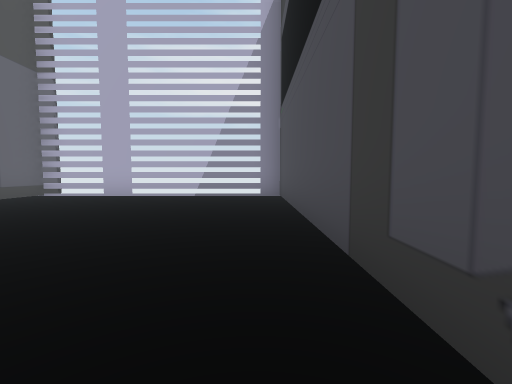
[1] (above)

17 first-person views from a walk through a Unity game level. The camera is 1.2 m above the floor, tilts 4° down and sees 90° across. The floor is counted in squares, 2 m on a side. Each view is taken from the middle of a square. On the plan, view 1 faces up. The plan holds only what a view shows up to about 9 squares ahead; the rest is blank. The place goes on beyond the plan. The player character is not drawn. Some surface patterns are stand-ins.

[2]
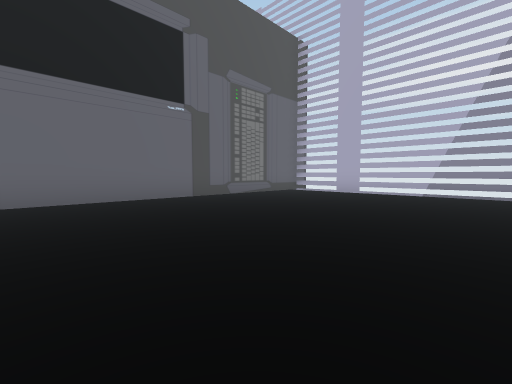

[3]
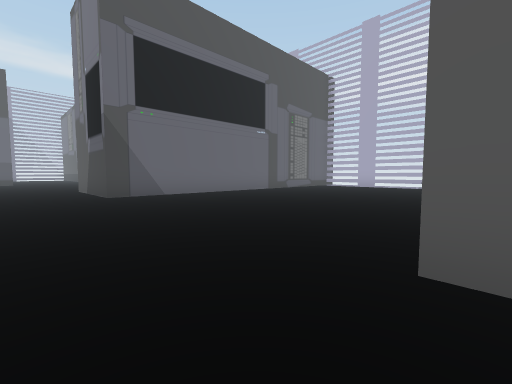

[4]
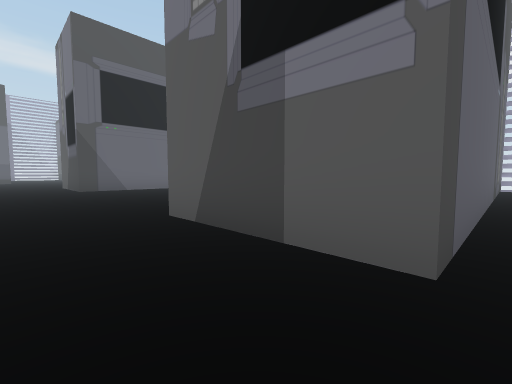

[5]
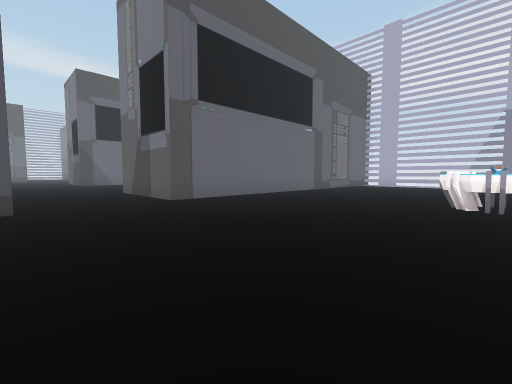

[6]
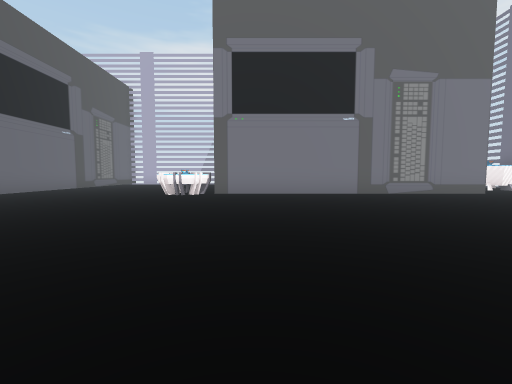

[7]
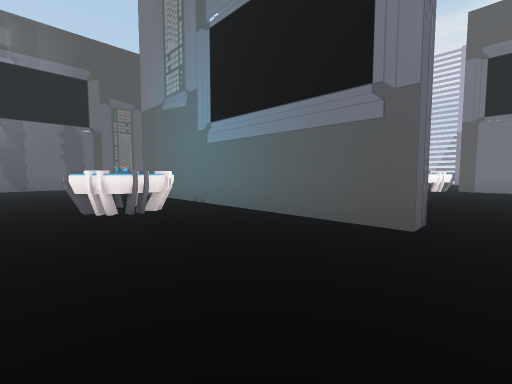

[8]
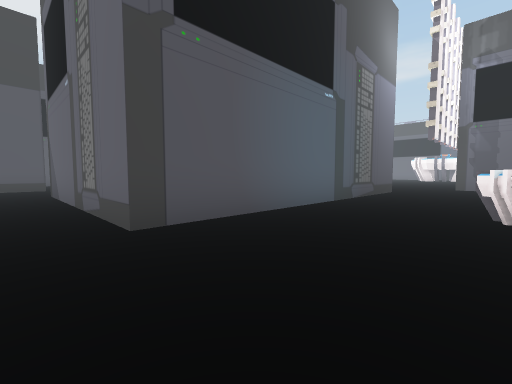

[9]
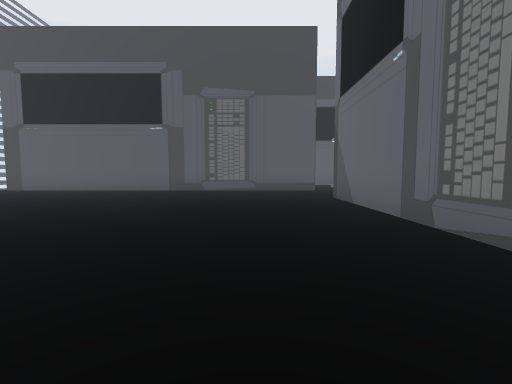

[10]
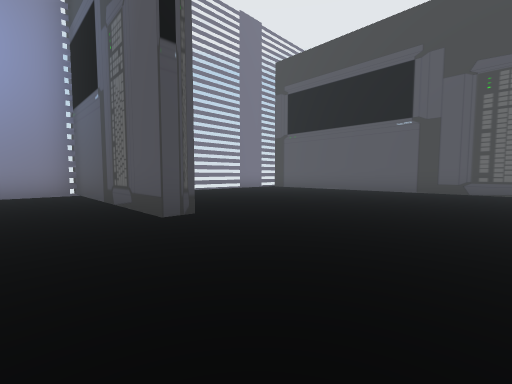

[11]
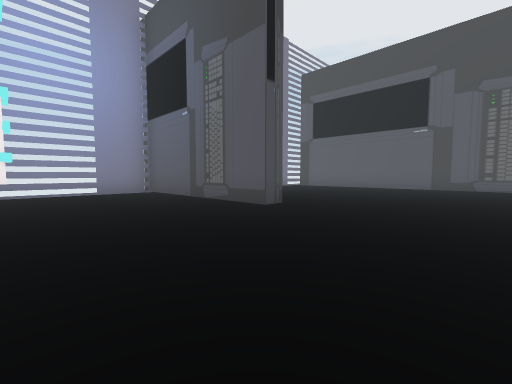

[12]
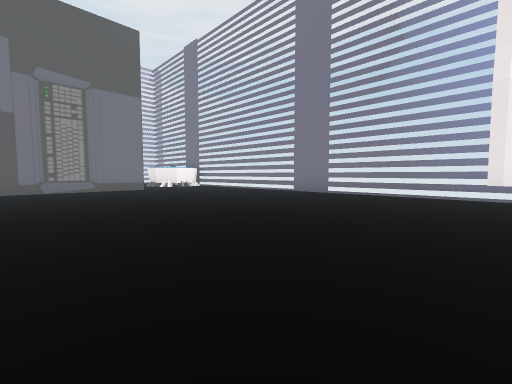

[13]
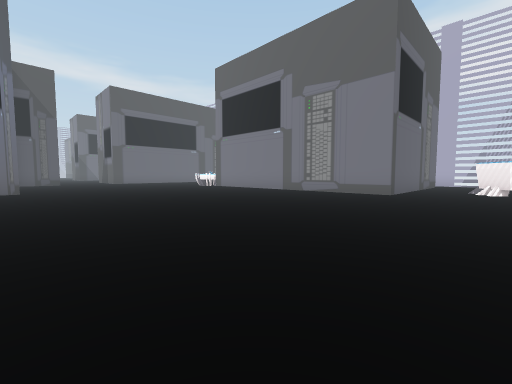

[14]
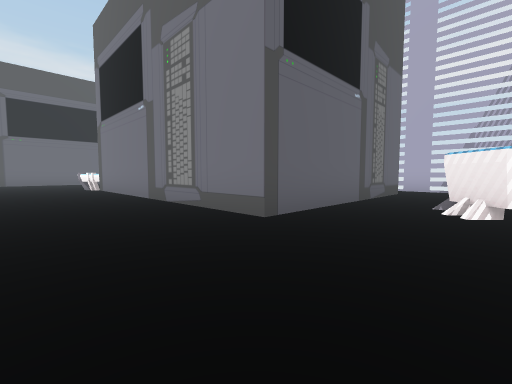

[15]
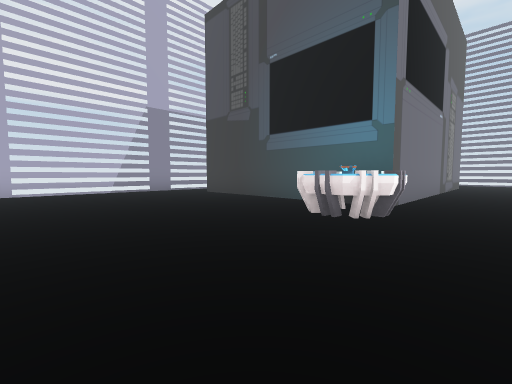

[16]
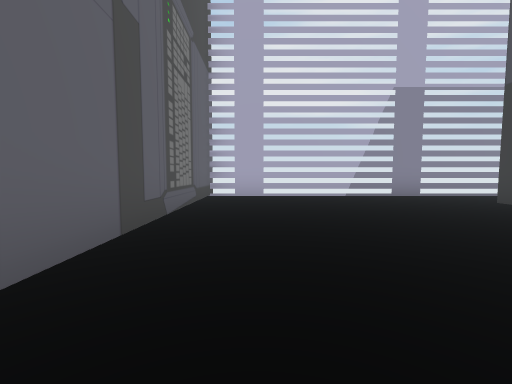

[17]
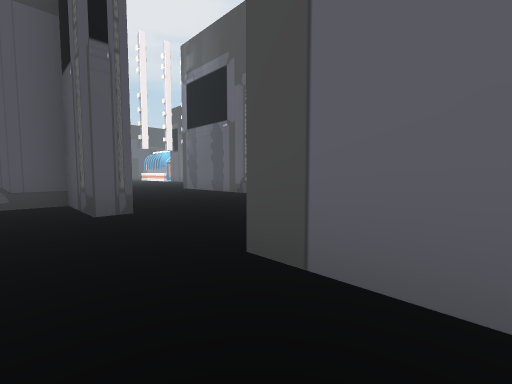

### Floor plan
Points are (right, up) in squares from view 1. A wall is a line through its corners. A room is listed if a view was taken in it or the views show most of it. See-through windows are left out.
Room 1 (views 1, 2)
walls: (0.7, 0.5) (0.7, 7) (-5.9, 7); (-5.8, 7.5) (-5.8, -3.4)
ways out: opening at (0, -5) to room 2; opening at (-5, -4.5)
Room 2 (views 3, 4, 5, 6, 7, 8, 9, 10, 11, 12, 13, 14, 15, 16, 17)
walls: (10.3, -7.5) (10.3, -8.1) (3.6, -8.1); (16.2, -14) (16.2, -13.5) (20.5, -13.5); (19.7, -10.2) (19.7, -9.6); (3.6, -5.9) (4.1, -5.9) (4.1, -7.6) (5.1, -7.6); (2.1, -12.7) (10.1, -12.7) (10.1, -18.4); (-0.2, -7.6) (-0.2, -11.5); (17.7, 5.1) (17.7, -0.5) (9.8, -0.5) (9.8, 5.1); (11.8, 7) (3.6, 7); (9.9, -21) (20.5, -21); (18.6, 7) (17.2, 7); (3.7, 7.5) (3.7, -3.4) (0.6, -3.4)
ways out: opening at (0, -5) to room 1; opening at (1, -11.7); opening at (10, -19.5)
objects: other object (6, -10) to (7, -9); other object (8, -1) to (9, 0); other object (20, 2) to (20, 3)

Where each view was taken, in squares from view 1:
view 1: 0 up, 0 right, facing up
view 2: 1 down, 0 right, facing up-left
view 3: 5 down, 1 right, facing up-left
view 4: 5 down, 4 right, facing up-left
view 5: 6 down, 9 right, facing up-left
view 6: 8 down, 11 right, facing up
view 7: 11 down, 11 right, facing up-left
view 8: 10 down, 11 right, facing down-left
view 9: 12 down, 12 right, facing down
view 10: 12 down, 13 right, facing down-right
view 11: 10 down, 13 right, facing down-right
view 12: 10 down, 14 right, facing up-right
view 13: 8 down, 20 right, facing up-left
view 14: 3 down, 20 right, facing up-left
view 15: 2 down, 5 right, facing up-right
view 16: 0 up, 5 right, facing up
view 17: 2 down, 5 right, facing down-left
